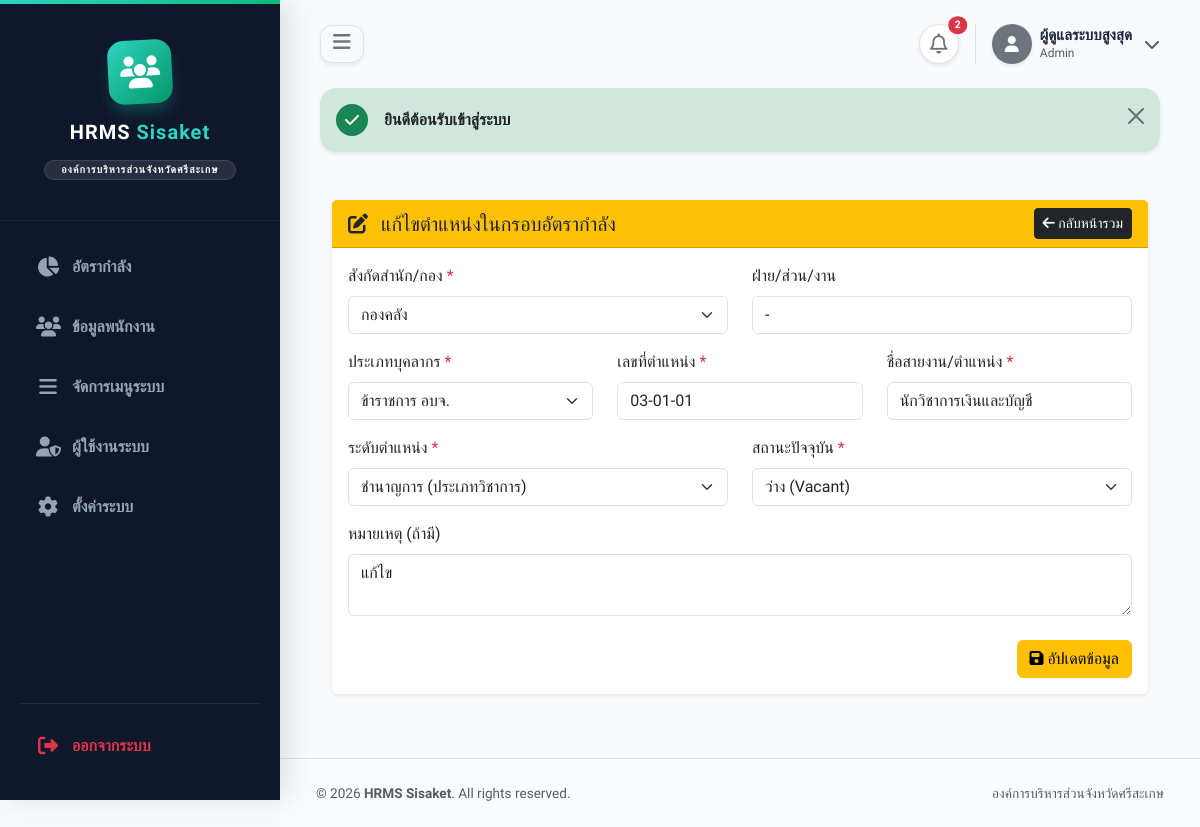
/index.php?action=manpower_edit&id=5 (signed in), run on the app's committed database.
### tables this page shows
CREATE TABLE `system_menus` (
  `id` int(11) NOT NULL,
  `menu_name` varchar(255) NOT NULL COMMENT 'ชื่อเมนูที่จะแสดงผล',
  `icon` varchar(100) NOT NULL COMMENT 'คลาส Icon (เช่น fa-users)',
  `action_name` varchar(100) NOT NULL COMMENT 'ชื่อ action เพื่อดึงไปใช้ในลิงก์ (?action=...)',
  `is_active` enum('0','1') NOT NULL DEFAULT '1' COMMENT 'สถานะ: 0=ปิด, 1=เปิด',
  `sort_order` int(11) NOT NULL DEFAULT 0 COMMENT 'ลำดับการแสดงผล (ตัวเลขน้อยขึ้นก่อน)',
  `parent_id` int(11) NOT NULL DEFAULT 0 COMMENT 'ID ของเมนูหลัก (0 = เป็นเมนูหลักเอง)',
  `role_access` varchar(50) NOT NULL DEFAULT 'all' COMMENT 'สิทธิ์ที่มองเห็น (all, admin, user, ฯลฯ)',
  `created_at` timestamp NOT NULL DEFAULT current_timestamp(),
  `updated_at` timestamp NOT NULL DEFAULT current_timestamp() ON UPDATE current_timestamp()
);

CREATE TABLE `manpower` (
  `id` int(11) NOT NULL,
  `department` varchar(255) NOT NULL,
  `division` varchar(255) DEFAULT '-',
  `employee_type` varchar(100) DEFAULT 'ข้าราชการ อบจ.',
  `position_number` varchar(100) NOT NULL,
  `position_name` varchar(255) NOT NULL,
  `level` varchar(100) DEFAULT NULL,
  `status` enum('occupied','vacant') DEFAULT 'vacant',
  `remark` text DEFAULT NULL,
  `created_at` timestamp NOT NULL DEFAULT current_timestamp()
);

CREATE TABLE `departments` (
  `id` int(11) NOT NULL,
  `name` varchar(255) NOT NULL,
  `type` varchar(100) NOT NULL,
  `created_at` timestamp NOT NULL DEFAULT current_timestamp()
);

CREATE TABLE `position_levels` (
  `id` int(11) NOT NULL,
  `name` varchar(100) NOT NULL,
  `type` varchar(100) DEFAULT 'ทั่วไป',
  `created_at` timestamp NOT NULL DEFAULT current_timestamp()
);

### models/SystemMenu.php (called while the page is built, shortened)
<?php
class SystemMenu {
    private $conn;
    private $table_name = "system_menus";
    public function __construct($db) {
        $this->conn = $db;
    }
    public function readActive($role_access = null) {
        $query = "SELECT * FROM " . $this->table_name . " WHERE is_active = '1' ";
        if ($role_access) {
            $query .= " AND (role_access = 'all' OR role_access = :role_access) ";
        }
        $query .= " ORDER BY sort_order ASC, id ASC";
        $stmt = $this->conn->prepare($query);
        if ($role_access) {
            $stmt->bindParam(":role_access", $role_access);
        }
        $stmt->execute();
        return $stmt;
    }
}
?>

### models/Department.php (called while the page is built, shortened)
<?php
class Department {
    private $conn;
    private $table_name = "departments";
    public function __construct($db) {
        $this->conn = $db;
    }
    public function readAll() {
        $query = "SELECT * FROM " . $this->table_name . " ORDER BY type ASC, name ASC";
        $stmt = $this->conn->prepare($query);
        $stmt->execute();
        return $stmt;
    }
}
?>

### models/Manpower.php (called while the page is built, shortened)
<?php
class Manpower {
    private $conn;
    private $table_name = "manpower";
    public function __construct($db) {
        $this->conn = $db;
    }
    public function readOne($id) {
        $query = "SELECT * FROM " . $this->table_name . " WHERE id = ? LIMIT 0,1";
        $stmt = $this->conn->prepare($query);
        $stmt->bindParam(1, $id);
        $stmt->execute();
        return $stmt->fetch(PDO::FETCH_ASSOC);
    }
}
?>

### models/PositionLevel.php (called while the page is built, shortened)
<?php
class PositionLevel {
    private $conn;
    private $table_name = "position_levels";
    public function __construct($db) {
        $this->conn = $db;
    }
    public function readAll() {
        $query = "SELECT * FROM " . $this->table_name . " ORDER BY type ASC, id ASC";
        $stmt = $this->conn->prepare($query);
        $stmt->execute();
        return $stmt;
    }
}
?>

### views/manpower/edit.php (the view, shortened to what this page needs)
<?php require_once 'views/layout/header.php'; ?>
<div class="container-fluid py-4">
    <div class="row">
        <div class="col-12">
            <div class="card shadow-sm border-0">
                <div class="card-header bg-warning text-dark d-flex justify-content-between align-items-center">
                    <h5 class="mb-0"><i class="fas fa-edit me-2"></i> แก้ไขตำแหน่งในกรอบอัตรากำลัง</h5>
                    <a href="index.php?action=manpower" class="btn btn-sm btn-dark"><i class="fas fa-arrow-left"></i> กลับหน้ารวม</a>
                </div>
                <div class="card-body">
                    <form action="index.php?action=manpower_update" method="POST">
                        <div class="row mb-3">
                            <div class="col-md-6">
                                <label class="form-label">สังกัดสำนัก/กอง <span class="text-danger">*</span></label>
                                <select name="department" class="form-select" required>
                                    <?php foreach($departments as $dept): ?>
                                        <option value="<?= htmlspecialchars($dept['name']) ?>" <?= ($manpower['department'] == $dept['name']) ? 'selected' : '' ?>>
                                            <?= htmlspecialchars($dept['name']) ?>
                                        </option>
                                    <?php endforeach; ?>
                                </select>
                            </div>
                            <div class="col-md-6">
                                <label class="form-label">ฝ่าย/ส่วน/งาน</label>
                                <input type="text" name="division" class="form-control" value="<?= htmlspecialchars($manpower['division']) ?>" placeholder="เช่น ฝ่ายบริหารงานทั่วไป">
                            </div>
                        </div>
                        <div class="row mb-3">
                            <div class="col-md-4">
                                <label class="form-label">ประเภทบุคลากร <span class="text-danger">*</span></label>
                                <select name="employee_type" class="form-select" required>
                                    <option value="ข้าราชการ อบจ." <?= ($manpower['employee_type'] == 'ข้าราชการ อบจ.') ? 'selected' : '' ?>>ข้าราชการ อบจ.</option>
                                </select>
                            </div>
                            <div class="col-md-4">
                                <label class="form-label">เลขที่ตำแหน่ง <span class="text-danger">*</span></label>
                                <input type="text" name="position_number" class="form-control" required value="<?= htmlspecialchars($manpower['position_number']) ?>">
                            </div>
                            <div class="col-md-4">
                                <label class="form-label">ชื่อสายงาน/ตำแหน่ง <span class="text-danger">*</span></label>
                                <input type="text" name="position_name" class="form-control" required value="<?= htmlspecialchars($manpower['position_name']) ?>">
                            </div>
                        </div>
                        <div class="row mb-3">
                            <div class="col-md-6">
                                <label class="form-label">ระดับตำแหน่ง <span class="text-danger">*</span></label>
                                <select name="level" class="form-select" required>
                                    <?php foreach($position_levels as $lvl): ?>
                                        <option value="<?= htmlspecialchars($lvl['name']) ?>" <?= ($manpower['level'] == $lvl['name']) ? 'selected' : '' ?>>
                                            <?= htmlspecialchars($lvl['name']) ?> (<?= htmlspecialchars($lvl['type']) ?>)
                                        </option>
                                    <?php endforeach; ?>
                                </select>
                            </div>
                            <div class="col-md-6">
                                <label class="form-label">สถานะปัจจุบัน <span class="text-danger">*</span></label>
                                <select name="status" id="manpower_status" class="form-select" required>
                                    <option value="vacant" <?= ($manpower['status'] == 'vacant') ? 'selected' : '' ?>>ว่าง (Vacant)</option>
                                </select>
                            </div>
                        </div>
                        <div class="row mb-4">
                            <div class="col-12">
                                <label class="form-label">หมายเหตุ (ถ้ามี)</label>
                                <textarea name="remark" class="form-control" rows="2"><?= htmlspecialchars($manpower['remark']) ?></textarea>
                            </div>
                        </div>
                        <div class="text-end">
                            <button type="submit" class="btn btn-warning"><i class="fas fa-save"></i> อัปเดตข้อมูล</button>
                        </div>
                    </form>
                </div>
            </div>
        </div>
    </div>
</div>
<?php require_once 'views/layout/footer.php'; ?>

### views/layout/header.php (shortened to what this page needs)
<?php
require_once __DIR__ . '/../../models/SystemMenu.php';
$databaseConn = isset($this->db) ? $this->db : (isset($db) ? $db : null);
$menus_tree = [];
if ($databaseConn) {
    $menuObj = new SystemMenu($databaseConn);
    $userRole = isset($_SESSION['user_role']) ? $_SESSION['user_role'] : (isset($_SESSION['role']) ? $_SESSION['role'] : 'user');
    $activeMenus = $menuObj->readActive($userRole)->fetchAll(PDO::FETCH_ASSOC);
    foreach($activeMenus as $item) {
        if($item['parent_id'] == 0) {
            $menus_tree[$item['id']] = $item;
            $menus_tree[$item['id']]['sub_menus'] = [];
        } else {
            if(isset($menus_tree[$item['parent_id']])) {
                $menus_tree[$item['parent_id']]['sub_menus'][] = $item;
            }
        }
    }
}
$currentAction = $_GET['action'] ?? 'dashboard';
?>
<!DOCTYPE html>
<html lang="th">
<head>
    <link href="https://cdn.jsdelivr.net/npm/bootstrap@5.3.0/dist/css/bootstrap.min.css" rel="stylesheet">
    <link rel="stylesheet" href="https://cdnjs.cloudflare.com/ajax/libs/font-awesome/6.4.0/css/all.min.css">
</head>
<body>
    <div id="wrapper">
        <aside id="sidebar">
            <div class="sidebar-brand">
                <div class="brand-icon">
                    <i class="fa-solid fa-users"></i>
                </div>
                <h1>HRMS <span>Sisaket</span></h1>
                <span class="badge bg-white bg-opacity-10 text-light mt-3 rounded-pill px-3 py-1 border border-light border-opacity-10" style="letter-spacing: 1px; font-size: 0.65rem;">องค์การบริหารส่วนจังหวัดศรีสะเกษ</span>
            </div>
            <ul class="sidebar-nav d-flex flex-column h-100">
                <?php foreach($menus_tree as $mainMenu): ?>
                    <?php if(empty($mainMenu['sub_menus'])): ?>
                        <li>
                            <a href="index.php?action=<?= $mainMenu['action_name']; ?>"
                               class="<?= ($currentAction == $mainMenu['action_name']) ? 'active' : ''; ?>" title="<?= $mainMenu['menu_name']; ?>">
                                <i class="fa-solid <?= $mainMenu['icon']; ?>"></i> <span class="menu-text"><?= $mainMenu['menu_name']; ?></span>
                            </a>
                        </li>
                    <?php endif; ?>
                <?php endforeach; ?>
                <li class="mt-auto pt-3 border-top border-secondary border-opacity-25">
                    <a href="index.php?action=logout" class="text-danger hover-danger" onclick="return confirm('ต้องการออกจากระบบใช่หรือไม่?');" title="ออกจากระบบ">
                        <i class="fa-solid fa-right-from-bracket"></i> <span class="menu-text">ออกจากระบบ</span>
                    </a>
                </li>
            </ul>
        </aside>
        <div id="page-content">
            <div class="top-navbar">
                <button class="btn btn-light border shadow-sm" onclick="toggleSidebar()" style="border-radius: 0.75rem; position: relative; z-index: 1050;">
                    <i class="fa-solid fa-bars fs-5 text-secondary"></i>
                </button>
                <div class="d-flex align-items-center">
                    <div class="dropdown">
                        <div class="position-relative d-flex align-items-center justify-content-center bg-white border shadow-sm rounded-circle"
                             style="cursor: pointer; width: 40px; height: 40px;"
                             data-bs-toggle="dropdown" aria-expanded="false">
                            <i class="fa-regular fa-bell fs-5 text-secondary"></i>
                            <span class="position-absolute top-0 start-100 translate-middle badge rounded-pill bg-danger border border-2 border-white" style="font-size: 0.65rem;">
                                2
                            </span>
                        </div>
                    </div>
                    <div class="dropdown ms-3 ps-3 border-start">
                        <div class="d-flex align-items-center gap-2" style="cursor: pointer;" data-bs-toggle="dropdown" aria-expanded="false">
                            <div class="rounded-circle bg-secondary text-white d-flex align-items-center justify-content-center shadow-sm" style="width: 40px; height: 40px;">
                                <i class="fa-solid fa-user"></i>
                            </div>
                            <div class="d-none d-md-block lh-1">
                                <div class="fw-bold" style="color: #1e293b; font-size: 0.95rem;"><?php echo htmlspecialchars($_SESSION['full_name'] ?? 'ผู้ดูแลระบบ'); ?></div>
                                <small class="text-muted fw-medium" style="font-size: 0.75rem;"><?php echo ucfirst($_SESSION['role'] ?? 'Admin'); ?></small>
                            </div>
                            <i class="fa-solid fa-chevron-down text-muted ms-1 fs-6 d-none d-md-block"></i>
                        </div>
                    </div>
                </div>
            </div>
            <div class="main-container">
                <?php if (isset($_SESSION['message'])): ?>
                    <div class="alert alert-<?php echo $_SESSION['message_type']; ?> alert-dismissible fade show border-0 shadow-sm mb-4 d-flex align-items-center" style="border-radius: 1rem;" role="alert">
                        <?php if($_SESSION['message_type'] == 'success'): ?>
                            <div class="bg-success text-white rounded-circle d-flex align-items-center justify-content-center me-3 shrink-0" style="width: 32px; height: 32px;"><i class="fa-solid fa-check"></i></div>
                        <?php else: ?>
                            <div class="bg-danger text-white rounded-circle d-flex align-items-center justify-content-center me-3 shrink-0" style="width: 32px; height: 32px;"><i class="fa-solid fa-exclamation"></i></div>
                        <?php endif; ?>
                        <div class="fw-bold text-dark"><?php echo $_SESSION['message']; ?></div>
                        <button type="button" class="btn-close" data-bs-dismiss="alert" aria-label="Close"></button>
                    </div>
                <?php endif; ?>

### data on the page
system_menus: menu_name "อัตรากำลัง"
system_menus: menu_name "ข้อมูลพนักงาน"
system_menus: menu_name "จัดการเมนูระบบ"
system_menus: menu_name "ผู้ใช้งานระบบ"
system_menus: menu_name "ตั้งค่าระบบ"
manpower: department "กองคลัง", division "-", employee_type "ข้าราชการ อบจ.", position_number "03-01-01", position_name "นักวิชาการเงินและบัญชี", level "ชำนาญการ (ประเภทวิชาการ)", status "ว่าง (Vacant)", remark "แก้ไข"

### other printed values
$_SESSION['full_name'] "ผู้ดูแลระบบสูงสุด"
$_SESSION['role'] "Admin"
$_SESSION['message'] "ยินดีต้อนรับเข้าสู่ระบบ"
